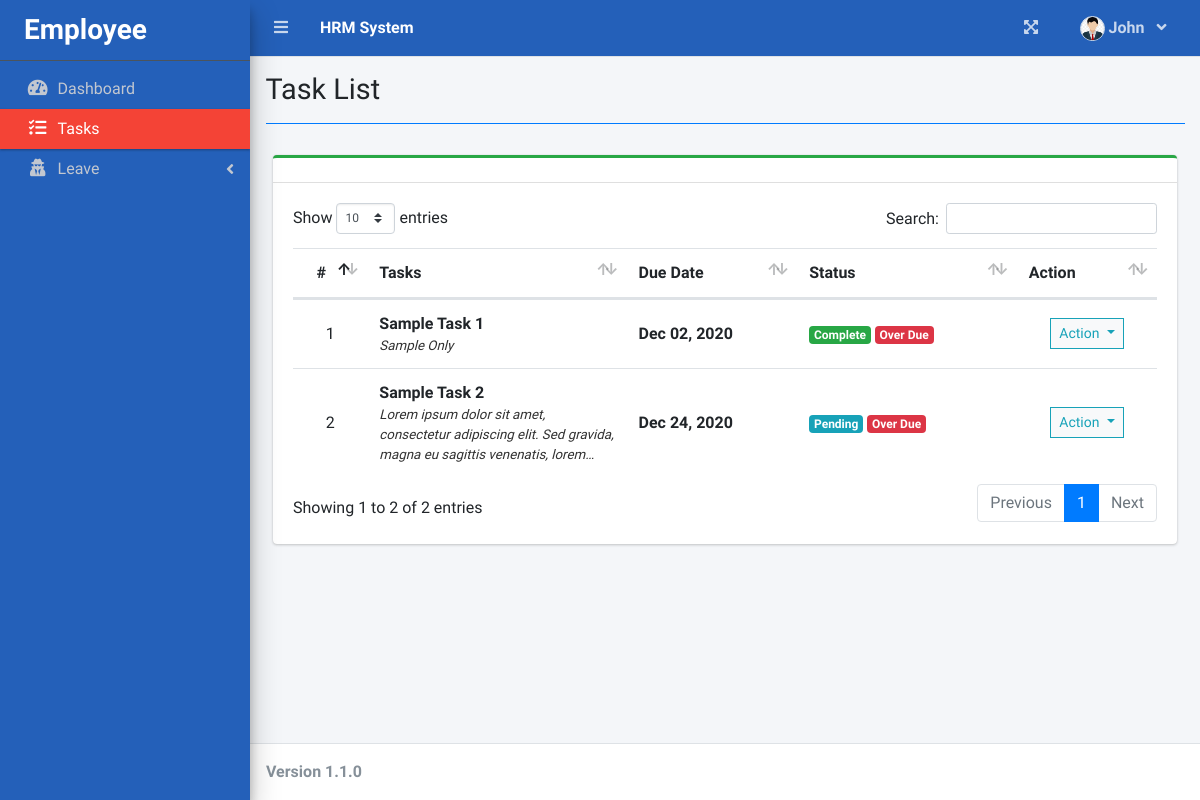
The page /index.php?page=task_list (signed in) on the database as committed earlier.
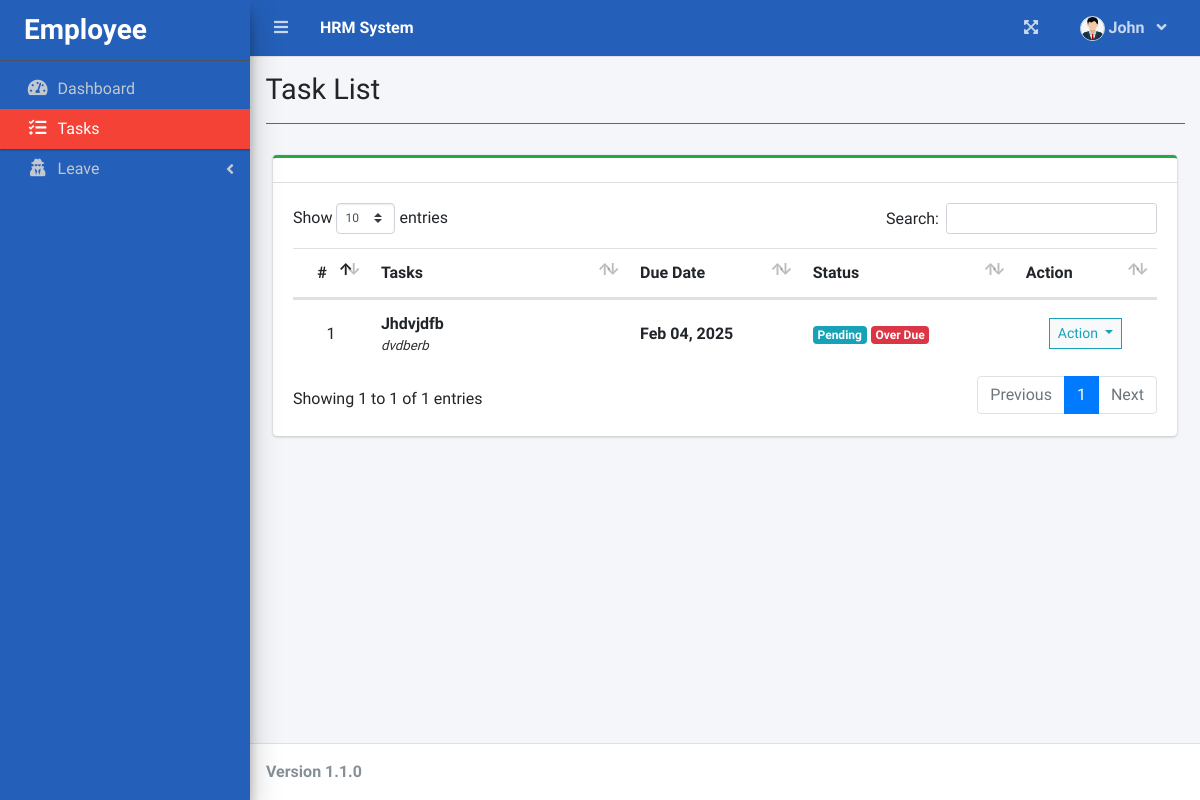
The same page on the database as committed later.
### tables this page shows
CREATE TABLE `task_list` (
  `id` int(30) NOT NULL,
  `task` varchar(200) NOT NULL,
  `description` text NOT NULL,
  `employee_id` int(30) NOT NULL,
  `due_date` date NOT NULL,
  `completed` date NOT NULL,
  `status` int(1) NOT NULL COMMENT '0=pending, 1=on-progress,3=Completed',
  `date_created` datetime NOT NULL DEFAULT current_timestamp()
);

### task_list.php (the view, shortened to what this page needs)
<?php include 'db_connect.php' ?>
<div class="col-lg-12">
	<div class="card card-outline card-success">
		<div class="card-header">
		</div>
		<div class="card-body">
			<table class="table tabe-hover table-condensed" id="list">
				<thead>
					<tr>
						<th class="text-center">#</th>
						<th width="30%">Tasks</th>
						<th>Due Date</th>
						<th>Status</th>
						<th>Action</th>
					</tr>
				</thead>
				<tbody>
					<?php
					$i = 1;
					$where = "";
					if ($_SESSION['login_type'] == 0)
						$where = " where t.employee_id = '{$_SESSION['login_id']}' ";
					elseif ($_SESSION['login_type'] == 1)
						$where = " where e.evaluator_id = {$_SESSION['login_id']} ";
					$qry = $conn->query("SELECT t.*,concat(e.firstname,' ',e.middlename,' ',e.lastname) as name FROM task_list t inner join employee_list e on e.id = t.employee_id $where order by unix_timestamp(t.date_created) asc");
					while ($row = $qry->fetch_assoc()):
						$trans = get_html_translation_table(HTML_ENTITIES, ENT_QUOTES);
						unset($trans["\""], $trans["<"], $trans[">"], $trans["<h2"]);
						$desc = strtr(html_entity_decode($row['description']), $trans);
						$desc = str_replace(array("<li>", "</li>"), array("", ", "), $desc);
						?>
						<tr>
							<td class="text-center"><?php echo $i++ ?></td>
							<td>
								<p><b><?php echo ucwords($row['task']) ?></b></p>
								<p class="truncate"><?php echo strip_tags($desc) ?></p>
							</td>
							<td><b><?php echo date("M d, Y", strtotime($row['due_date'])) ?></b></td>
							<td>
								<?php
								if ($row['status'] == 0) {
									echo "<span class='badge badge-info'>Pending</span>";
								} elseif ($row['status'] == 1) {
									echo "<span class='badge badge-primary'>On-Progress</span>";
								} elseif ($row['status'] == 2) {
									echo "<span class='badge badge-success'>Complete</span>";
								}
								if (strtotime($row['due_date']) < strtotime(date('Y-m-d'))) {
									echo "<span class='badge badge-danger mx-1'>Over Due</span>";
								} else {
								}
								?>
							</td>
							<td class="text-center">
								<button type="button"
									class="btn btn-default btn-sm btn-flat border-info wave-effect text-info dropdown-toggle"
									data-toggle="dropdown" aria-expanded="true">
									Action
								</button>
							</td>
						</tr>
					<?php endwhile; ?>
				</tbody>
			</table>
		</div>
	</div>
</div>

Rows that differ between the two databases and show on the page:
removed task_list: task "Sample Task 1", description "Sample Only", due_date "Dec 02, 2020", status "Complete", shows "Over Due"
removed task_list: task "Sample Task 2", description "Lorem ipsum dolor sit amet, consectetur adipiscing elit. Sed gravida, magna eu sagittis venenatis,…", due_date "Dec 24, 2020", status "Pending", shows "Over Due"
added task_list: task "Jhdvjdfb", description "dvdberb", due_date "Feb 04, 2025", status "Pending", shows "Over Due"
Other text that changed with them:
text written by a page script: "Show entries Search: Showing 1 to 2 of 2 entries Previous 1 Next" → "Show entries Search: Showing 1 to 1 of 1 entries Previous 1 Next"
